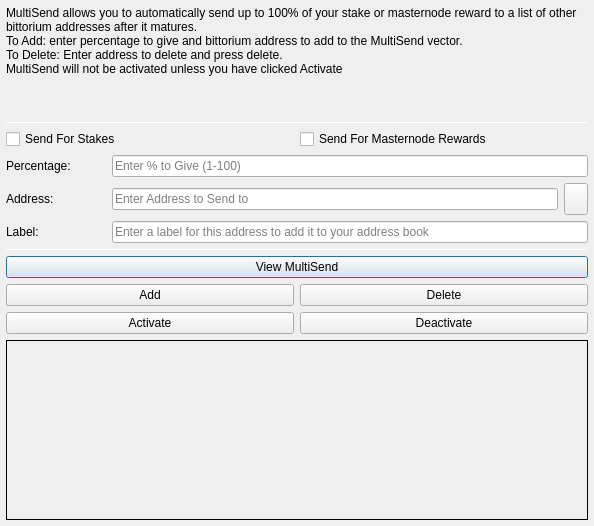
<?xml version="1.0" encoding="UTF-8"?>
<ui version="4.0">
 <class>MultiSendDialog</class>
 <widget class="QDialog" name="MultiSendDialog">
  <property name="windowModality">
   <enum>Qt::NonModal</enum>
  </property>
  <property name="geometry">
   <rect>
    <x>0</x>
    <y>0</y>
    <width>594</width>
    <height>526</height>
   </rect>
  </property>
  <property name="windowTitle">
   <string>MultiSend</string>
  </property>
  <layout class="QVBoxLayout" name="verticalLayout" stretch="0">
   <property name="leftMargin">
    <number>6</number>
   </property>
   <property name="topMargin">
    <number>6</number>
   </property>
   <property name="rightMargin">
    <number>6</number>
   </property>
   <property name="bottomMargin">
    <number>6</number>
   </property>
   <item>
    <layout class="QVBoxLayout" name="verticalLayout_Main" stretch="1,1,1,0,1,1,1">
     <item>
      <widget class="QLabel" name="label_2">
       <property name="lineWidth">
        <number>1</number>
       </property>
       <property name="text">
        <string>MultiSend allows you to automatically send up to 100% of your stake or masternode reward to a list of other bittorium addresses after it matures.
To Add: enter percentage to give and bittorium address to add to the MultiSend vector.
To Delete: Enter address to delete and press delete.
MultiSend will not be activated unless you have clicked Activate</string>
       </property>
       <property name="alignment">
        <set>Qt::AlignLeading|Qt::AlignLeft|Qt::AlignTop</set>
       </property>
       <property name="wordWrap">
        <bool>true</bool>
       </property>
      </widget>
     </item>
     <item>
      <widget class="Line" name="line">
       <property name="minimumSize">
        <size>
         <width>0</width>
         <height>1</height>
        </size>
       </property>
       <property name="maximumSize">
        <size>
         <width>16777215</width>
         <height>1</height>
        </size>
       </property>
       <property name="orientation">
        <enum>Qt::Horizontal</enum>
       </property>
      </widget>
     </item>
     <item>
      <layout class="QVBoxLayout" name="verticalLayout_Settings">
       <item>
        <layout class="QHBoxLayout" name="horizontalLayout">
         <item>
          <widget class="QCheckBox" name="multiSendStakeCheckBox">
           <property name="text">
            <string>Send For Stakes</string>
           </property>
          </widget>
         </item>
         <item>
          <widget class="QCheckBox" name="multiSendMasternodeCheckBox">
           <property name="text">
            <string>Send For Masternode Rewards</string>
           </property>
          </widget>
         </item>
        </layout>
       </item>
       <item>
        <layout class="QHBoxLayout" name="horizontalLayout_6">
         <item>
          <widget class="QLabel" name="label">
           <property name="minimumSize">
            <size>
             <width>100</width>
             <height>0</height>
            </size>
           </property>
           <property name="toolTip">
            <string>Percentage of stake to send</string>
           </property>
           <property name="text">
            <string>Percentage:</string>
           </property>
          </widget>
         </item>
         <item>
          <widget class="QLineEdit" name="multiSendPercentEdit">
           <property name="toolTip">
            <string>Enter whole numbers 1 - 100</string>
           </property>
           <property name="placeholderText">
            <string>Enter % to Give (1-100)</string>
           </property>
          </widget>
         </item>
        </layout>
       </item>
       <item>
        <layout class="QHBoxLayout" name="horizontalLayout_7">
         <item>
          <widget class="QLabel" name="label_5">
           <property name="minimumSize">
            <size>
             <width>100</width>
             <height>0</height>
            </size>
           </property>
           <property name="toolTip">
            <string>Address to send portion of stake to</string>
           </property>
           <property name="text">
            <string>Address:</string>
           </property>
          </widget>
         </item>
         <item>
          <widget class="QLineEdit" name="multiSendAddressEdit">
           <property name="toolTip">
            <string/>
           </property>
           <property name="placeholderText">
            <string>Enter Address to Send to</string>
           </property>
          </widget>
         </item>
         <item>
          <widget class="QToolButton" name="addressBookButton">
           <property name="maximumSize">
            <size>
             <width>16777215</width>
             <height>32</height>
            </size>
           </property>
           <property name="toolTip">
            <string>Choose an address from the address book</string>
           </property>
           <property name="text">
            <string/>
           </property>
           <property name="icon">
            <iconset resource="../bittorium.qrc">
             <normaloff>:/icons/address-book</normaloff>:/icons/address-book</iconset>
           </property>
           <property name="shortcut">
            <string>Alt+A</string>
           </property>
          </widget>
         </item>
        </layout>
       </item>
      </layout>
     </item>
     <item>
      <layout class="QHBoxLayout" name="horizontalLayout_3">
       <item>
        <widget class="QLabel" name="label_3">
         <property name="minimumSize">
          <size>
           <width>100</width>
           <height>0</height>
          </size>
         </property>
         <property name="text">
          <string>Label:</string>
         </property>
        </widget>
       </item>
       <item>
        <widget class="QLineEdit" name="labelAddressLabelEdit">
         <property name="placeholderText">
          <string>Enter a label for this address to add it to your address book</string>
         </property>
        </widget>
       </item>
      </layout>
     </item>
     <item>
      <widget class="Line" name="line_2">
       <property name="minimumSize">
        <size>
         <width>0</width>
         <height>1</height>
        </size>
       </property>
       <property name="maximumSize">
        <size>
         <width>16777215</width>
         <height>1</height>
        </size>
       </property>
       <property name="orientation">
        <enum>Qt::Horizontal</enum>
       </property>
      </widget>
     </item>
     <item>
      <layout class="QVBoxLayout" name="verticalLayout_Buttons">
       <item>
        <layout class="QHBoxLayout" name="horizontalLayout_4">
         <item>
          <widget class="QPushButton" name="viewButton">
           <property name="toolTip">
            <string/>
           </property>
           <property name="statusTip">
            <string>View MultiSend Vector</string>
           </property>
           <property name="text">
            <string>View MultiSend</string>
           </property>
          </widget>
         </item>
        </layout>
       </item>
       <item>
        <layout class="QHBoxLayout" name="horizontalLayout_2">
         <item>
          <widget class="QPushButton" name="addButton">
           <property name="toolTip">
            <string/>
           </property>
           <property name="statusTip">
            <string>Add to MultiSend Vector</string>
           </property>
           <property name="text">
            <string>Add</string>
           </property>
          </widget>
         </item>
         <item>
          <widget class="QPushButton" name="deleteButton">
           <property name="toolTip">
            <string/>
           </property>
           <property name="statusTip">
            <string>Delete Address From MultiSend Vector</string>
           </property>
           <property name="text">
            <string>Delete</string>
           </property>
          </widget>
         </item>
        </layout>
       </item>
       <item>
        <layout class="QHBoxLayout" name="horizontalLayout_5">
         <item>
          <widget class="QPushButton" name="activateButton">
           <property name="statusTip">
            <string>Activate MultiSend</string>
           </property>
           <property name="text">
            <string>Activate</string>
           </property>
          </widget>
         </item>
         <item>
          <widget class="QPushButton" name="disableButton">
           <property name="statusTip">
            <string>Deactivate MultiSend</string>
           </property>
           <property name="text">
            <string>Deactivate</string>
           </property>
          </widget>
         </item>
        </layout>
       </item>
      </layout>
     </item>
     <item>
      <widget class="QLabel" name="message">
       <property name="minimumSize">
        <size>
         <width>0</width>
         <height>180</height>
        </size>
       </property>
       <property name="frameShape">
        <enum>QFrame::Panel</enum>
       </property>
       <property name="frameShadow">
        <enum>QFrame::Plain</enum>
       </property>
       <property name="lineWidth">
        <number>1</number>
       </property>
       <property name="midLineWidth">
        <number>1</number>
       </property>
       <property name="text">
        <string/>
       </property>
       <property name="alignment">
        <set>Qt::AlignLeading|Qt::AlignLeft|Qt::AlignTop</set>
       </property>
       <property name="wordWrap">
        <bool>true</bool>
       </property>
      </widget>
     </item>
    </layout>
   </item>
  </layout>
 </widget>
 <resources>
  <include location="../bittorium.qrc"/>
 </resources>
 <connections/>
</ui>
